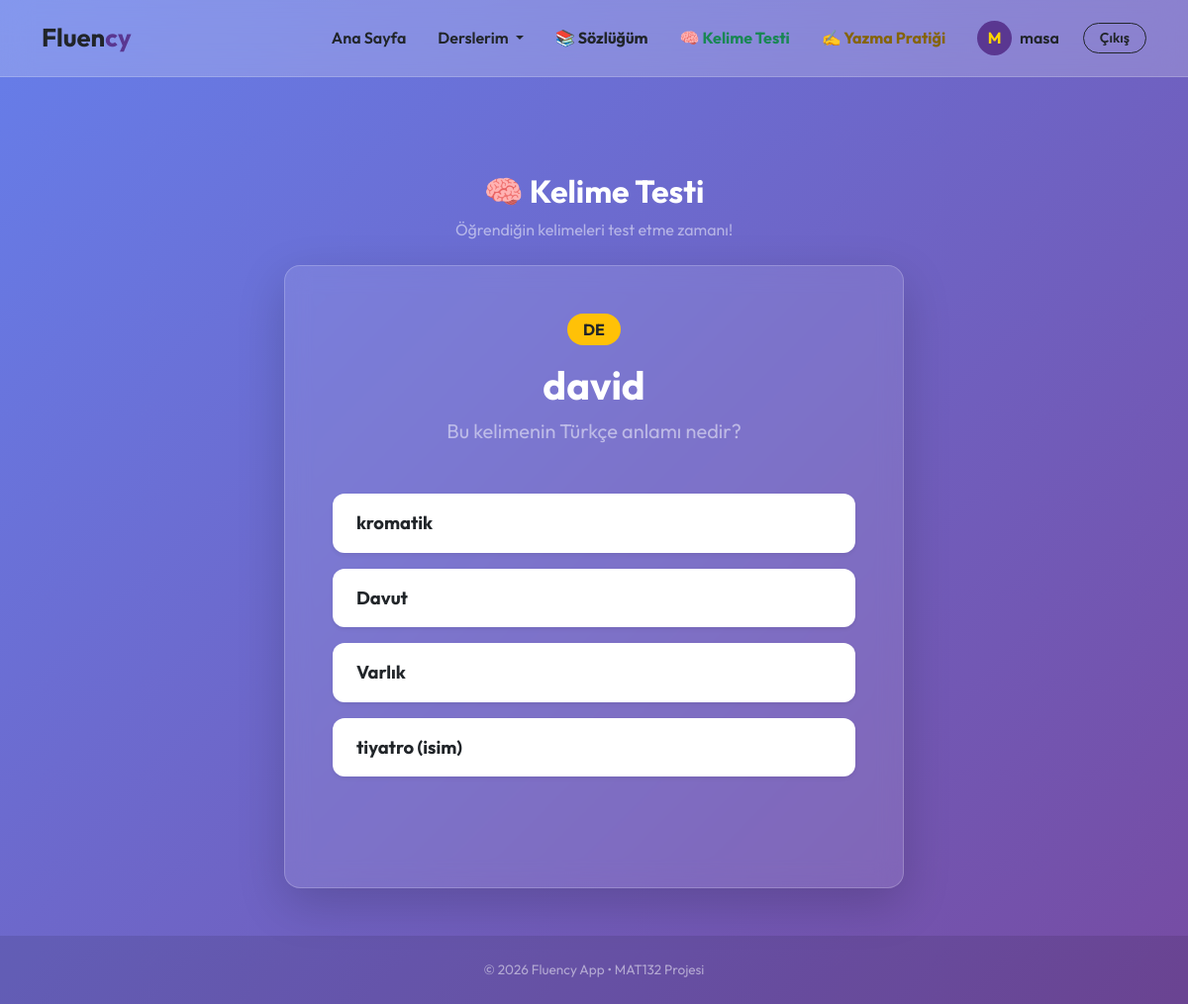
/vocab/quiz/ (signed in), run on the app's committed database.
### users/models.py (models this page shows)
class User(AbstractUser):
    pass

### vocabulary/models.py (models this page shows, shortened)
class SavedWord(models.Model):
    STATUS_CHOICES = [
        ('learning', 'Öğreniyorum ⏳'),
        ('review', 'Tekrar Et 🔄'),
        ('learned', 'Öğrendim ✅'),
    ]
    user = models.ForeignKey(settings.AUTH_USER_MODEL, on_delete=models.CASCADE)
    word = models.CharField(max_length=100)
    turkish_meaning = models.CharField(max_length=150, blank=True, null=True)
    language = models.CharField(max_length=5)
    status = models.CharField(max_length=20, choices=STATUS_CHOICES, default='learning')
    added_at = models.DateTimeField(auto_now_add=True)
    updated_at = models.DateTimeField(auto_now=True)

### vocabulary/views.py (the view)
# urls.py: path('quiz/', views.vocabulary_quiz, name='vocabulary_quiz'),
@login_required
def vocabulary_quiz(request):
    user_words = list(SavedWord.objects.filter(user=request.user))
    if len(user_words) < 4:
        return render(request, 'vocabulary/quiz.html', {
            'error': 'Test çözebilmek için sözlüğüne en az 4 kelime eklemelisin.'
        })
    sample_size = min(5, len(user_words))
    selected_words = random.sample(user_words, sample_size)
    questions = []
    for word in selected_words:
        correct_answer = word.turkish_meaning
        other_words = [w.turkish_meaning for w in user_words if w.id != word.id]
        wrong_options = random.sample(other_words, min(3, len(other_words)))
        options = wrong_options + [correct_answer]
        random.shuffle(options)
        questions.append({
            'word_id': word.id,
            'word': word.word,
            'language': word.language.upper(),
            'correct_answer': correct_answer,
            'options': options
        })
    return render(request, 'vocabulary/quiz.html', {'questions': questions})

### users/context_processors.py (called while the page is built)
def global_user_languages(request):
    if request.user.is_authenticated:
        languages = request.user.languages.all()
        return {'user_languages': languages}
    return {}

### vocabulary/templates/vocabulary/quiz.html (shortened to what this page needs)
{% extends 'base.html' %}
{% block content %}
<div class="container mt-5" style="max-width: 650px;">
    <div class="text-center mb-4">
        <h2 class="fw-bold">🧠 Kelime Testi</h2>
        <p class="text-white-50">Öğrendiğin kelimeleri test etme zamanı!</p>
    </div>
    {% if error %}
        <div class="alert alert-warning text-center">{{ error }}</div>
    {% else %}
        <div id="quiz-container">
            {% for q in questions %}
            <div class="question-card p-5 rounded-4 shadow-lg" id="question-{{ forloop.counter }}" style="background: rgba(255, 255, 255, 0.1); backdrop-filter: blur(12px); border: 1px solid rgba(255, 255, 255, 0.2); {% if not forloop.first %}display: none;{% endif %}">
                <div class="text-center mb-5">
                    <span class="badge bg-warning text-dark px-3 py-2 mb-3 fs-6 rounded-pill">{{ q.language }}</span>
                    <h2 class="fw-bold display-6">{{ q.word }}</h2>
                    <p class="text-white-50 fs-5 mb-0">Bu kelimenin Türkçe anlamı nedir?</p>
                </div>
                <div class="options-group d-flex flex-column gap-3">
                    {% for option in q.options %}
                    <button class="btn bg-white text-dark option-btn text-start px-4 py-3 fw-bold shadow-sm border-0"
                            style="border-radius: 12px; font-size: 1.15rem; transition: 0.2s;"
                            data-correct="{{ q.correct_answer }}"
                            data-selected="{{ option }}"
                            onclick="checkAnswer(this, '{{ forloop.parentloop.counter }}', {{ forloop.parentloop.last|yesno:'true,false' }})"
                            onmouseover="this.classList.add('opacity-75')"
                            onmouseout="this.classList.remove('opacity-75')">
                        {{ option }}
                    </button>
                    {% endfor %}
                </div>
                <div class="feedback mt-4 text-center fw-bold fs-4" id="feedback-{{ forloop.counter }}" style="min-height: 40px;"></div>
            </div>
            {% endfor %}
        </div>
    {% endif %}
</div>
{% endblock %}

### templates/base.html (shortened to what this page needs)
<!DOCTYPE html>
<html lang="tr">
<head>
    <link href="https://cdn.jsdelivr.net/npm/bootstrap@5.3.0/dist/css/bootstrap.min.css" rel="stylesheet">
    <link rel="stylesheet" href="https://cdn.jsdelivr.net/npm/bootstrap-icons@1.11.3/font/bootstrap-icons.min.css">
</head>
<body>
    <nav class="navbar navbar-expand-lg sticky-top">
        <div class="container">
            <a class="navbar-brand" href="/">Fluen<span>cy</span></a>
            <div class="collapse navbar-collapse" id="navbarNav">
                <ul class="navbar-nav ms-auto align-items-center">
                    <li class="nav-item"><a class="nav-link px-3" href="/">Ana Sayfa</a></li>
                    {% if user.is_authenticated %}
                    <li class="nav-item dropdown">
                        <a class="nav-link dropdown-toggle px-3" href="#" id="derslerimDropdown" role="button" data-bs-toggle="dropdown" aria-expanded="false">
                            Derslerim
                        </a>
                    </li>
                    <li class="nav-item">
                        <a class="nav-link px-3 fw-bold" href="{% url 'my_dictionary' %}">📚 Sözlüğüm</a>
                    </li>
                    <li class="nav-item">
                        <a class="nav-link px-3 fw-bold text-success" href="{% url 'vocabulary_quiz' %}">🧠 Kelime Testi</a>
                    </li>
                    <li class="nav-item">
                        <a class="nav-link px-3 fw-bold text-warning" href="{% url 'writing_practice' %}">✍️ Yazma Pratiği</a>
                    </li>
                    <li class="nav-item">
                        <a class="nav-link px-3 d-flex align-items-center" href="/profile">
                            <div class="profile-circle me-2">
                                {{ user.username|slice:":1"|upper }}
                            </div>
                            <span class="profile-name">{{ user.username }}</span>
                        </a>
                    </li>
                    <li class="nav-item ms-lg-2">
                        <a class="btn btn-logout btn-sm px-3" href="/logout">Çıkış</a>
                    </li>
                    {% else %}
                    <li class="nav-item"><a class="nav-link px-3" href="/login">Giriş Yap</a></li>
                    <li class="nav-item">
                        <a class="btn btn-start ms-lg-3 shadow-sm" href="/register">Hemen Başla</a>
                    </li>
                    {% endif %}
                </ul>
            </div>
        </div>
    </nav>
    <main class="main-content">
        <div class="container py-5">
            {% block content %}{% endblock %}
        </div>
    </main>
    <footer class="text-center text-white-50 mt-auto">
        <div class="container">
            <p class="mb-0">© 2026 Fluency App • MAT132 Projesi</p>
        </div>
    </footer>
</body>
</html>

### templates/base.html (style rules this page uses)
body { font-family: 'Outfit', sans-serif; background: linear-gradient(135deg, #667eea 0%, #764ba2 100%); min-height: 100vh; color: #fff; display: flex; flex-direction: column; }
.navbar { background: rgba(255, 255, 255, 0.2) !important; backdrop-filter: blur(15px); border-bottom: 1px solid rgba(255, 255, 255, 0.2); padding: 0.8rem 0; }
.navbar-brand { font-weight: 700; font-size: 1.6rem; color: #212529 !important; }
.navbar-brand span { color: #5a3791; }
.nav-link { color: #212529 !important; font-weight: 600; transition: 0.3s; border-radius: 10px; }
.nav-link.text-warning { color: #856404 !important; }
.nav-link.text-success { color: #198754 !important; }
.profile-name { color: #212529 !important; font-weight: 600; }
.btn-logout { border: 1.5px solid #212529 !important; color: #212529 !important; border-radius: 50px; font-weight: 600; }
.main-content { flex: 1; display: flex; align-items: center; }
footer { padding: 1.5rem 0; background: rgba(0, 0, 0, 0.1); font-size: 0.85rem; }
.profile-circle { width: 35px; height: 35px; background: #5a3791; color: #ffd700; border-radius: 50%; display: flex; align-items: center; justify-content: center; font-weight: bold; }

### data on the page
User: username "M", username "masa"
SavedWord: word "david", options "Davut"
SavedWord: options "kromatik"
SavedWord: options "Varlık"
SavedWord: options "tiyatro (isim)"

### other printed values
{{ q.language }} "DE"
